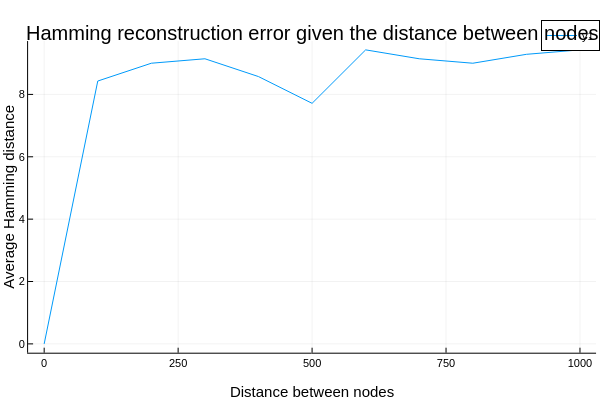

Notebook code for this chart:
### Code cell
distance_btw_nodes = 0:100:1000
paths_reduced = reduce_data(PATHS, 10)
seq = generate_seq()
target_number = 1234
all_ctc_maps = all_contact_maps(paths_reduced)
number_of_nodes = 2

root_seq,_,_ = algo(seq, target_number, all_ctc_maps, 5000, 100, 10000, 200, true)

plot_reconstruction_error_hamming(root_seq, distance_btw_nodes, number_of_nodes, target_number, all_ctc_maps, beta=100)

### Figure 1 — Plotly figure (JSON) as saved in the notebook; plotly's stock layout.template omitted (floating-point values rounded to 4 significant figures)
{"data": [{"colorbar": {"len": 0.8657, "title": "", "x": 0.9934, "y": 0.5087}, "legendgroup": "y1", "line": {"color": "rgba(0, 154, 250, 1.000)", "dash": "solid", "shape": "linear", "width": 1}, "mode": "lines", "name": "y1", "showlegend": true, "type": "scatter", "x": [0, 100, 200, 300, 400, 500, 600, 700, 800, 900, 1000], "xaxis": "x", "y": [0, 8.429, 9, 9.143, 8.571, 7.714, 9.429, 9.143, 9, 9.286, 9.429], "yaxis": "y"}], "layout": {"annotations": [{"font": {"color": "rgba(0, 0, 0, 1.000)", "family": "sans-serif", "size": 20}, "rotation": 0, "showarrow": false, "text": "Hamming reconstruction error given the distance between nodes", "x": 0.5201, "xanchor": "center", "xref": "paper", "y": 1, "yanchor": "top", "yref": "paper"}], "height": 400, "legend": {"bgcolor": "rgba(255, 255, 255, 1.000)", "bordercolor": "rgba(0, 0, 0, 1.000)", "borderwidth": 1, "font": {"color": "rgba(0, 0, 0, 1.000)", "family": "sans-serif", "size": 11}, "title": {"font": {"color": "rgba(0, 0, 0, 1.000)", "family": "sans-serif", "size": 15}, "text": ""}, "tracegroupgap": 0, "traceorder": "normal", "x": 1, "xanchor": "auto", "y": 1, "yanchor": "auto"}, "margin": {"b": 20, "l": 0, "r": 0, "t": 20}, "paper_bgcolor": "rgba(255, 255, 255, 1.000)", "plot_bgcolor": "rgba(255, 255, 255, 1.000)", "showlegend": true, "width": 600, "xaxis": {"anchor": "y", "domain": [0.04684, 0.9934], "gridcolor": "rgba(0, 0, 0, 0.100)", "gridwidth": 0.5, "linecolor": "rgba(0, 0, 0, 1.000)", "mirror": false, "range": [-30, 1030], "showgrid": true, "showline": true, "showticklabels": true, "tickangle": 0, "tickcolor": "rgb(0, 0, 0)", "tickfont": {"color": "rgba(0, 0, 0, 1.000)", "family": "sans-serif", "size": 11}, "tickmode": "array", "ticks": "inside", "ticktext": ["0", "250", "500", "750", "1000"], "tickvals": [0, 250, 500, 750, 1000], "title": "Distance between nodes", "titlefont": {"color": "rgba(0, 0, 0, 1.000)", "family": "sans-serif", "size": 15}, "type": "-", "visible": true, "zeroline": false, "zerolinecolor": "rgba(0, 0, 0, 1.000)"}, "yaxis": {"anchor": "x", "domain": [0.07581, 0.9415], "gridcolor": "rgba(0, 0, 0, 0.100)", "gridwidth": 0.5, "linecolor": "rgba(0, 0, 0, 1.000)", "mirror": false, "range": [-0.2829, 9.711], "showgrid": true, "showline": true, "showticklabels": true, "tickangle": 0, "tickcolor": "rgb(0, 0, 0)", "tickfont": {"color": "rgba(0, 0, 0, 1.000)", "family": "sans-serif", "size": 11}, "tickmode": "array", "ticks": "inside", "ticktext": ["0", "2", "4", "6", "8"], "tickvals": [0, 2, 4, 6, 8], "title": "Average Hamming distance", "titlefont": {"color": "rgba(0, 0, 0, 1.000)", "family": "sans-serif", "size": 15}, "type": "-", "visible": true, "zeroline": false, "zerolinecolor": "rgba(0, 0, 0, 1.000)"}}}
